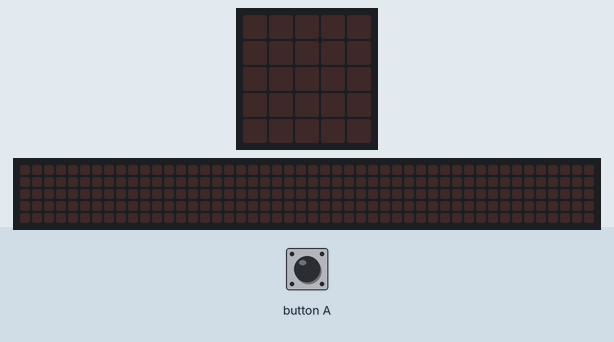
This program was run on a simulated BBC micro:bit running MicroPython. Parts: the board's 5×5 LED display, a strip that is not on the board, showing the scrolling text unrolled. The inputs (shaded band) are chosen by the test bench. The 48×5 strip is a reading aid, not a part: it shows the text the display is scrolling, unrolled, one strip-width of it at a time.

Above: at 1.2 s.
1.3 s: button A pressed for 0.15 s
At 1.37 s:
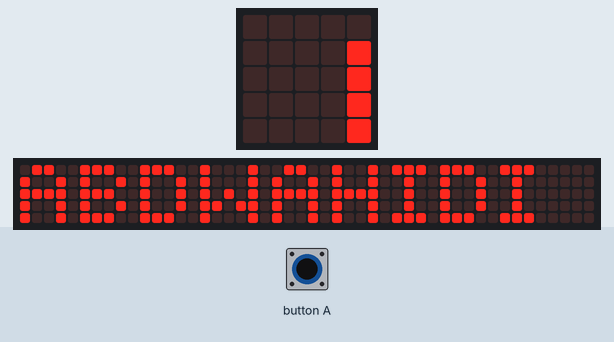
7.3 s: button A pressed for 3.2 s
At 9.3 s:
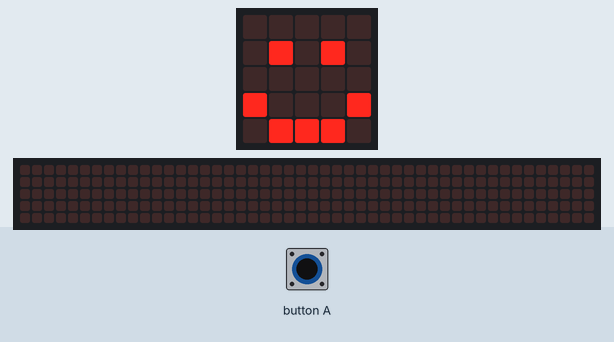
At 9.72 s:
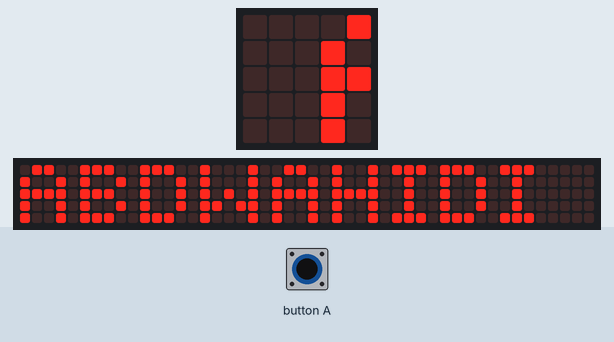

Measured:
- after the input at 1.3 s, the display: changes at once (image 1)
- what the display in image 2 shows lasts 1.0 s, from 8.5 s to 9.5 s

The program:

print-microbit-name-and-shapes.py
```python
# this project is to print my name, haert, happy face
# tested on microbit v2
# made from ABDWAHIDI
from microbit import *

while True:
    if button_a.is_pressed():
        display.scroll('ABDWAHIDI')
        display.show(Image.HAPPY)
        sleep(1000)
        display.show(Image('00900:'
                           '09990:'
                           '99999:'
                           '09990:'
                           '00900'))
```
